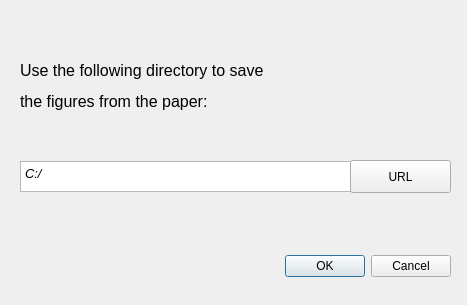
<?xml version="1.0" encoding="UTF-8"?>
<ui version="4.0">
 <class>GeneratePaperFigures</class>
 <widget class="QDialog" name="GeneratePaperFigures">
  <property name="geometry">
   <rect>
    <x>0</x>
    <y>0</y>
    <width>467</width>
    <height>305</height>
   </rect>
  </property>
  <property name="windowTitle">
   <string>Generate Paper Figures</string>
  </property>
  <widget class="QDialogButtonBox" name="action">
   <property name="geometry">
    <rect>
     <x>110</x>
     <y>250</y>
     <width>341</width>
     <height>32</height>
    </rect>
   </property>
   <property name="orientation">
    <enum>Qt::Horizontal</enum>
   </property>
   <property name="standardButtons">
    <set>QDialogButtonBox::Cancel|QDialogButtonBox::Ok</set>
   </property>
  </widget>
  <widget class="QLabel" name="label_info">
   <property name="geometry">
    <rect>
     <x>20</x>
     <y>61</y>
     <width>471</width>
     <height>61</height>
    </rect>
   </property>
   <property name="text">
    <string>&lt;html&gt;&lt;head/&gt;&lt;body&gt;&lt;p&gt;&lt;span style=&quot; font-size:12pt;&quot;&gt;Use the following directory to save&lt;/span&gt;&lt;/p&gt;&lt;p&gt;&lt;span style=&quot; font-size:12pt;&quot;&gt; the figures  from the paper:&lt;br/&gt;&lt;/span&gt;&lt;/p&gt;&lt;/body&gt;&lt;/html&gt;</string>
   </property>
  </widget>
  <widget class="QTextEdit" name="path">
   <property name="geometry">
    <rect>
     <x>20</x>
     <y>161</y>
     <width>331</width>
     <height>31</height>
    </rect>
   </property>
   <property name="font">
    <font>
     <pointsize>10</pointsize>
     <italic>true</italic>
    </font>
   </property>
   <property name="layoutDirection">
    <enum>Qt::RightToLeft</enum>
   </property>
   <property name="html">
    <string>&lt;!DOCTYPE HTML PUBLIC &quot;-//W3C//DTD HTML 4.0//EN&quot; &quot;http://www.w3.org/TR/REC-html40/strict.dtd&quot;&gt;
&lt;html&gt;&lt;head&gt;&lt;meta name=&quot;qrichtext&quot; content=&quot;1&quot; /&gt;&lt;style type=&quot;text/css&quot;&gt;
p, li { white-space: pre-wrap; }
&lt;/style&gt;&lt;/head&gt;&lt;body style=&quot; font-family:'MS Shell Dlg 2'; font-size:10pt; font-weight:400; font-style:italic;&quot;&gt;
&lt;p style=&quot; margin-top:0px; margin-bottom:0px; margin-left:0px; margin-right:0px; -qt-block-indent:0; text-indent:0px;&quot;&gt;C:/&lt;/p&gt;&lt;/body&gt;&lt;/html&gt;</string>
   </property>
  </widget>
  <widget class="QPushButton" name="url_button">
   <property name="geometry">
    <rect>
     <x>350</x>
     <y>160</y>
     <width>101</width>
     <height>33</height>
    </rect>
   </property>
   <property name="text">
    <string>URL</string>
   </property>
  </widget>
 </widget>
 <resources/>
 <connections>
  <connection>
   <sender>action</sender>
   <signal>accepted()</signal>
   <receiver>GeneratePaperFigures</receiver>
   <slot>accept()</slot>
   <hints>
    <hint type="sourcelabel">
     <x>248</x>
     <y>254</y>
    </hint>
    <hint type="destinationlabel">
     <x>157</x>
     <y>274</y>
    </hint>
   </hints>
  </connection>
  <connection>
   <sender>action</sender>
   <signal>rejected()</signal>
   <receiver>GeneratePaperFigures</receiver>
   <slot>reject()</slot>
   <hints>
    <hint type="sourcelabel">
     <x>316</x>
     <y>260</y>
    </hint>
    <hint type="destinationlabel">
     <x>286</x>
     <y>274</y>
    </hint>
   </hints>
  </connection>
 </connections>
</ui>
